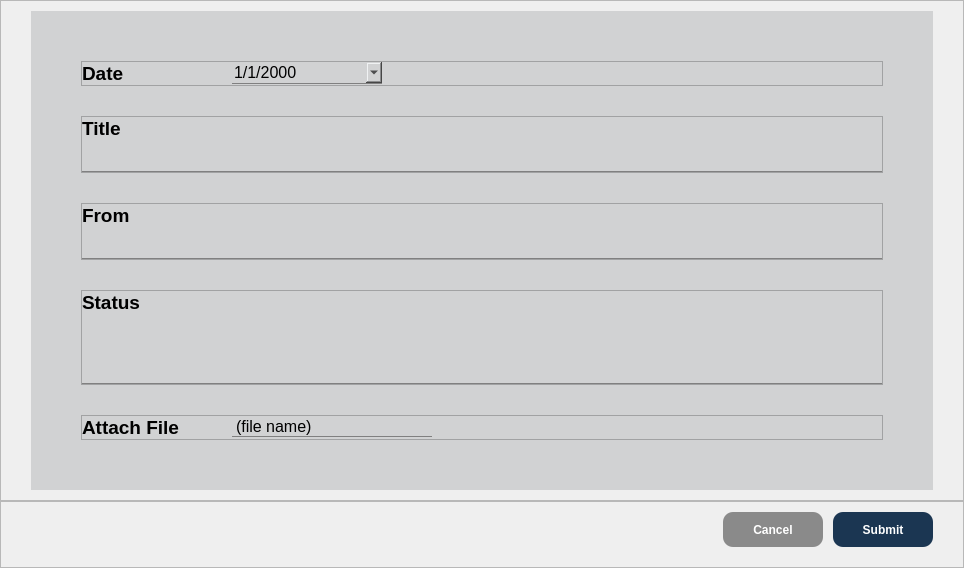
            <widget class="QWidget" name="createNew">
             <layout class="QVBoxLayout" name="verticalLayout_4">
              <property name="spacing">
               <number>0</number>
              </property>
              <property name="leftMargin">
               <number>0</number>
              </property>
              <property name="topMargin">
               <number>0</number>
              </property>
              <property name="rightMargin">
               <number>0</number>
              </property>
              <property name="bottomMargin">
               <number>0</number>
              </property>
              <item>
               <widget class="QFrame" name="frame">
                <property name="sizePolicy">
                 <sizepolicy hsizetype="Preferred" vsizetype="Expanding">
                  <horstretch>0</horstretch>
                  <verstretch>0</verstretch>
                 </sizepolicy>
                </property>
                <property name="styleSheet">
                 <string notr="true"/>
                </property>
                <property name="frameShape">
                 <enum>QFrame::Shape::StyledPanel</enum>
                </property>
                <property name="frameShadow">
                 <enum>QFrame::Shadow::Raised</enum>
                </property>
                <layout class="QGridLayout" name="gridLayout">
                 <property name="leftMargin">
                  <number>30</number>
                 </property>
                 <property name="topMargin">
                  <number>10</number>
                 </property>
                 <property name="rightMargin">
                  <number>30</number>
                 </property>
                 <property name="bottomMargin">
                  <number>10</number>
                 </property>
                 <property name="spacing">
                  <number>0</number>
                 </property>
                 <item row="0" column="0">
                  <widget class="QWidget" name="createNewField" native="true">
                   <property name="styleSheet">
                    <string notr="true">background-color: #d1d2d3;
color: black;</string>
                   </property>
                   <layout class="QVBoxLayout" name="verticalLayout_5">
                    <property name="spacing">
                     <number>30</number>
                    </property>
                    <property name="leftMargin">
                     <number>50</number>
                    </property>
                    <property name="topMargin">
                     <number>50</number>
                    </property>
                    <property name="rightMargin">
                     <number>50</number>
                    </property>
                    <property name="bottomMargin">
                     <number>50</number>
                    </property>
                    <item>
                     <widget class="QFrame" name="date">
                      <property name="frameShape">
                       <enum>QFrame::Shape::StyledPanel</enum>
                      </property>
                      <property name="frameShadow">
                       <enum>QFrame::Shadow::Raised</enum>
                      </property>
                      <layout class="QHBoxLayout" name="horizontalLayout_29">
                       <property name="spacing">
                        <number>0</number>
                       </property>
                       <property name="leftMargin">
                        <number>0</number>
                       </property>
                       <property name="topMargin">
                        <number>0</number>
                       </property>
                       <property name="rightMargin">
                        <number>0</number>
                       </property>
                       <property name="bottomMargin">
                        <number>0</number>
                       </property>
                       <item>
                        <widget class="QLabel" name="dateLabel">
                         <property name="sizePolicy">
                          <sizepolicy hsizetype="Preferred" vsizetype="Fixed">
                           <horstretch>0</horstretch>
                           <verstretch>0</verstretch>
                          </sizepolicy>
                         </property>
                         <property name="minimumSize">
                          <size>
                           <width>150</width>
                           <height>0</height>
                          </size>
                         </property>
                         <property name="maximumSize">
                          <size>
                           <width>150</width>
                           <height>16777215</height>
                          </size>
                         </property>
                         <property name="font">
                          <font>
                           <pointsize>14</pointsize>
                           <fontweight>DemiBold</fontweight>
                          </font>
                         </property>
                         <property name="styleSheet">
                          <string notr="true">font-weight: 600;

</string>
                         </property>
                         <property name="text">
                          <string>Date</string>
                         </property>
                        </widget>
                       </item>
                       <item>
                        <widget class="QDateEdit" name="dateInput">
                         <property name="sizePolicy">
                          <sizepolicy hsizetype="Preferred" vsizetype="Fixed">
                           <horstretch>0</horstretch>
                           <verstretch>0</verstretch>
                          </sizepolicy>
                         </property>
                         <property name="minimumSize">
                          <size>
                           <width>150</width>
                           <height>0</height>
                          </size>
                         </property>
                         <property name="maximumSize">
                          <size>
                           <width>150</width>
                           <height>16777215</height>
                          </size>
                         </property>
                         <property name="font">
                          <font>
                           <pointsize>12</pointsize>
                           <underline>false</underline>
                           <strikeout>false</strikeout>
                          </font>
                         </property>
                         <property name="styleSheet">
                          <string notr="true">text-decoration: none;
border: none;
border-bottom: 1px solid gray;</string>
                         </property>
                         <property name="displayFormat">
                          <string>M/d/yyyy</string>
                         </property>
                         <property name="calendarPopup">
                          <bool>true</bool>
                         </property>
                        </widget>
                       </item>
                       <item>
                        <spacer name="horizontalSpacer_24">
                         <property name="orientation">
                          <enum>Qt::Orientation::Horizontal</enum>
                         </property>
                         <property name="sizeType">
                          <enum>QSizePolicy::Policy::Expanding</enum>
                         </property>
                         <property name="sizeHint" stdset="0">
                          <size>
                           <width>500</width>
                           <height>20</height>
                          </size>
                         </property>
                        </spacer>
                       </item>
                      </layout>
                     </widget>
                    </item>
                    <item>
                     <widget class="QFrame" name="title_2">
                      <property name="frameShape">
                       <enum>QFrame::Shape::StyledPanel</enum>
                      </property>
                      <property name="frameShadow">
                       <enum>QFrame::Shadow::Raised</enum>
                      </property>
                      <layout class="QVBoxLayout" name="verticalLayout_16">
                       <property name="spacing">
                        <number>10</number>
                       </property>
                       <property name="leftMargin">
                        <number>0</number>
                       </property>
                       <property name="topMargin">
                        <number>0</number>
                       </property>
                       <property name="rightMargin">
                        <number>0</number>
                       </property>
                       <property name="bottomMargin">
                        <number>0</number>
                       </property>
                       <item>
                        <widget class="QLabel" name="titleLabel">
                         <property name="sizePolicy">
                          <sizepolicy hsizetype="Fixed" vsizetype="Fixed">
                           <horstretch>0</horstretch>
                           <verstretch>0</verstretch>
                          </sizepolicy>
                         </property>
                         <property name="font">
                          <font>
                           <pointsize>14</pointsize>
                           <fontweight>DemiBold</fontweight>
                          </font>
                         </property>
                         <property name="styleSheet">
                          <string notr="true">font-weight: 600;

</string>
                         </property>
                         <property name="text">
                          <string>Title</string>
                         </property>
                        </widget>
                       </item>
                       <item>
                        <widget class="QLineEdit" name="titleInput">
                         <property name="font">
                          <font>
                           <pointsize>12</pointsize>
                           <underline>false</underline>
                           <strikeout>false</strikeout>
                          </font>
                         </property>
                         <property name="styleSheet">
                          <string notr="true">text-decoration: none;
border: none;
border-bottom: 1px solid gray;</string>
                         </property>
                        </widget>
                       </item>
                      </layout>
                     </widget>
                    </item>
                    <item>
                     <widget class="QFrame" name="form">
                      <property name="frameShape">
                       <enum>QFrame::Shape::StyledPanel</enum>
                      </property>
                      <property name="frameShadow">
                       <enum>QFrame::Shadow::Raised</enum>
                      </property>
                      <layout class="QVBoxLayout" name="verticalLayout_17">
                       <property name="spacing">
                        <number>10</number>
                       </property>
                       <property name="leftMargin">
                        <number>0</number>
                       </property>
                       <property name="topMargin">
                        <number>0</number>
                       </property>
                       <property name="rightMargin">
                        <number>0</number>
                       </property>
                       <property name="bottomMargin">
                        <number>0</number>
                       </property>
                       <item>
                        <widget class="QLabel" name="formLabel">
                         <property name="sizePolicy">
                          <sizepolicy hsizetype="Fixed" vsizetype="Fixed">
                           <horstretch>0</horstretch>
                           <verstretch>0</verstretch>
                          </sizepolicy>
                         </property>
                         <property name="font">
                          <font>
                           <pointsize>14</pointsize>
                           <fontweight>DemiBold</fontweight>
                          </font>
                         </property>
                         <property name="styleSheet">
                          <string notr="true">font-weight: 600;

</string>
                         </property>
                         <property name="text">
                          <string>From</string>
                         </property>
                        </widget>
                       </item>
                       <item>
                        <widget class="QLineEdit" name="fromInput">
                         <property name="font">
                          <font>
                           <pointsize>12</pointsize>
                           <underline>false</underline>
                           <strikeout>false</strikeout>
                          </font>
                         </property>
                         <property name="styleSheet">
                          <string notr="true">text-decoration: none;
border: none;
border-bottom: 1px solid gray;</string>
                         </property>
                        </widget>
                       </item>
                      </layout>
                     </widget>
                    </item>
                    <item>
                     <widget class="QFrame" name="status">
                      <property name="frameShape">
                       <enum>QFrame::Shape::StyledPanel</enum>
                      </property>
                      <property name="frameShadow">
                       <enum>QFrame::Shadow::Raised</enum>
                      </property>
                      <layout class="QVBoxLayout" name="verticalLayout_18">
                       <property name="spacing">
                        <number>10</number>
                       </property>
                       <property name="leftMargin">
                        <number>0</number>
                       </property>
                       <property name="topMargin">
                        <number>0</number>
                       </property>
                       <property name="rightMargin">
                        <number>0</number>
                       </property>
                       <property name="bottomMargin">
                        <number>0</number>
                       </property>
                       <item>
                        <widget class="QLabel" name="statusLabel">
                         <property name="sizePolicy">
                          <sizepolicy hsizetype="Fixed" vsizetype="Fixed">
                           <horstretch>0</horstretch>
                           <verstretch>0</verstretch>
                          </sizepolicy>
                         </property>
                         <property name="font">
                          <font>
                           <pointsize>14</pointsize>
                           <fontweight>DemiBold</fontweight>
                          </font>
                         </property>
                         <property name="styleSheet">
                          <string notr="true">font-weight: 600;

</string>
                         </property>
                         <property name="text">
                          <string>Status</string>
                         </property>
                        </widget>
                       </item>
                       <item>
                        <widget class="QTextEdit" name="statusInput">
                         <property name="sizePolicy">
                          <sizepolicy hsizetype="Expanding" vsizetype="Fixed">
                           <horstretch>0</horstretch>
                           <verstretch>0</verstretch>
                          </sizepolicy>
                         </property>
                         <property name="maximumSize">
                          <size>
                           <width>16777215</width>
                           <height>60</height>
                          </size>
                         </property>
                         <property name="font">
                          <font>
                           <pointsize>12</pointsize>
                           <underline>false</underline>
                           <strikeout>false</strikeout>
                          </font>
                         </property>
                         <property name="styleSheet">
                          <string notr="true">text-decoration: none;
border: none;
border-bottom: 1px solid gray;</string>
                         </property>
                        </widget>
                       </item>
                      </layout>
                     </widget>
                    </item>
                    <item>
                     <widget class="QFrame" name="attachFile">
                      <property name="frameShape">
                       <enum>QFrame::Shape::StyledPanel</enum>
                      </property>
                      <property name="frameShadow">
                       <enum>QFrame::Shadow::Raised</enum>
                      </property>
                      <layout class="QHBoxLayout" name="horizontalLayout_30">
                       <property name="spacing">
                        <number>0</number>
                       </property>
                       <property name="leftMargin">
                        <number>0</number>
                       </property>
                       <property name="topMargin">
                        <number>0</number>
                       </property>
                       <property name="rightMargin">
                        <number>0</number>
                       </property>
                       <property name="bottomMargin">
                        <number>0</number>
                       </property>
                       <item>
                        <widget class="QLabel" name="attachFileLabel">
                         <property name="sizePolicy">
                          <sizepolicy hsizetype="Preferred" vsizetype="Fixed">
                           <horstretch>0</horstretch>
                           <verstretch>0</verstretch>
                          </sizepolicy>
                         </property>
                         <property name="minimumSize">
                          <size>
                           <width>150</width>
                           <height>0</height>
                          </size>
                         </property>
                         <property name="maximumSize">
                          <size>
                           <width>150</width>
                           <height>16777215</height>
                          </size>
                         </property>
                         <property name="font">
                          <font>
                           <pointsize>14</pointsize>
                           <fontweight>DemiBold</fontweight>
                          </font>
                         </property>
                         <property name="styleSheet">
                          <string notr="true">font-weight: 600;

</string>
                         </property>
                         <property name="text">
                          <string>Attach File</string>
                         </property>
                        </widget>
                       </item>
                       <item>
                        <widget class="QLabel" name="attachFileInput">
                         <property name="sizePolicy">
                          <sizepolicy hsizetype="Fixed" vsizetype="Fixed">
                           <horstretch>0</horstretch>
                           <verstretch>0</verstretch>
                          </sizepolicy>
                         </property>
                         <property name="minimumSize">
                          <size>
                           <width>200</width>
                           <height>0</height>
                          </size>
                         </property>
                         <property name="maximumSize">
                          <size>
                           <width>200</width>
                           <height>16777215</height>
                          </size>
                         </property>
                         <property name="font">
                          <font>
                           <pointsize>12</pointsize>
                           <underline>false</underline>
                           <strikeout>false</strikeout>
                          </font>
                         </property>
                         <property name="styleSheet">
                          <string notr="true">text-decoration: none;
border: none;
border-bottom: 1px solid gray;</string>
                         </property>
                         <property name="text">
                          <string>(file name)</string>
                         </property>
                        </widget>
                       </item>
                       <item>
                        <widget class="QPushButton" name="attachFileBtn">
                         <property name="sizePolicy">
                          <sizepolicy hsizetype="Fixed" vsizetype="Fixed">
                           <horstretch>0</horstretch>
                           <verstretch>0</verstretch>
                          </sizepolicy>
                         </property>
                         <property name="font">
                          <font>
                           <pointsize>14</pointsize>
                          </font>
                         </property>
                         <property name="styleSheet">
                          <string notr="true">border: none;</string>
                         </property>
                         <property name="text">
                          <string/>
                         </property>
                         <property name="icon">
                          <iconset>
                           <normaloff>:/icon/paperclip(black).svg</normaloff>:/icon/paperclip(black).svg</iconset>
                         </property>
                        </widget>
                       </item>
                       <item>
                        <spacer name="horizontalSpacer_25">
                         <property name="orientation">
                          <enum>Qt::Orientation::Horizontal</enum>
                         </property>
                         <property name="sizeHint" stdset="0">
                          <size>
                           <width>40</width>
                           <height>20</height>
                          </size>
                         </property>
                        </spacer>
                       </item>
                      </layout>
                     </widget>
                    </item>
                   </layout>
                  </widget>
                 </item>
                </layout>
               </widget>
              </item>
              <item alignment="Qt::AlignBottom">
               <widget class="QFrame" name="frame_2">
                <property name="frameShape">
                 <enum>QFrame::Shape::StyledPanel</enum>
                </property>
                <property name="frameShadow">
                 <enum>QFrame::Shadow::Raised</enum>
                </property>
                <layout class="QHBoxLayout" name="horizontalLayout_6">
                 <property name="spacing">
                  <number>10</number>
                 </property>
                 <property name="leftMargin">
                  <number>30</number>
                 </property>
                 <property name="topMargin">
                  <number>10</number>
                 </property>
                 <property name="rightMargin">
                  <number>30</number>
                 </property>
                 <property name="bottomMargin">
                  <number>20</number>
                 </property>
                 <item>
                  <spacer name="horizontalSpacer">
                   <property name="orientation">
                    <enum>Qt::Orientation::Horizontal</enum>
                   </property>
                   <property name="sizeHint" stdset="0">
                    <size>
                     <width>40</width>
                     <height>20</height>
                    </size>
                   </property>
                  </spacer>
                 </item>
                 <item>
                  <widget class="QPushButton" name="cancelBtn">
                   <property name="sizePolicy">
                    <sizepolicy hsizetype="Preferred" vsizetype="Preferred">
                     <horstretch>0</horstretch>
                     <verstretch>0</verstretch>
                    </sizepolicy>
                   </property>
                   <property name="minimumSize">
                    <size>
                     <width>100</width>
                     <height>35</height>
                    </size>
                   </property>
                   <property name="maximumSize">
                    <size>
                     <width>100</width>
                     <height>35</height>
                    </size>
                   </property>
                   <property name="font">
                    <font>
                     <bold>true</bold>
                    </font>
                   </property>
                   <property name="styleSheet">
                    <string notr="true">background-color: #8a8a8a;
color: white;
border-radius: 10px;</string>
                   </property>
                   <property name="text">
                    <string>Cancel</string>
                   </property>
                  </widget>
                 </item>
                 <item>
                  <widget class="QPushButton" name="submitBtn">
                   <property name="sizePolicy">
                    <sizepolicy hsizetype="Preferred" vsizetype="Preferred">
                     <horstretch>0</horstretch>
                     <verstretch>0</verstretch>
                    </sizepolicy>
                   </property>
                   <property name="minimumSize">
                    <size>
                     <width>100</width>
                     <height>35</height>
                    </size>
                   </property>
                   <property name="maximumSize">
                    <size>
                     <width>100</width>
                     <height>35</height>
                    </size>
                   </property>
                   <property name="font">
                    <font>
                     <bold>true</bold>
                    </font>
                   </property>
                   <property name="styleSheet">
                    <string notr="true">background-color: #1b3652;
color: white;
border-radius: 10px;</string>
                   </property>
                   <property name="text">
                    <string>Submit</string>
                   </property>
                  </widget>
                 </item>
                </layout>
               </widget>
              </item>
             </layout>
            </widget>
